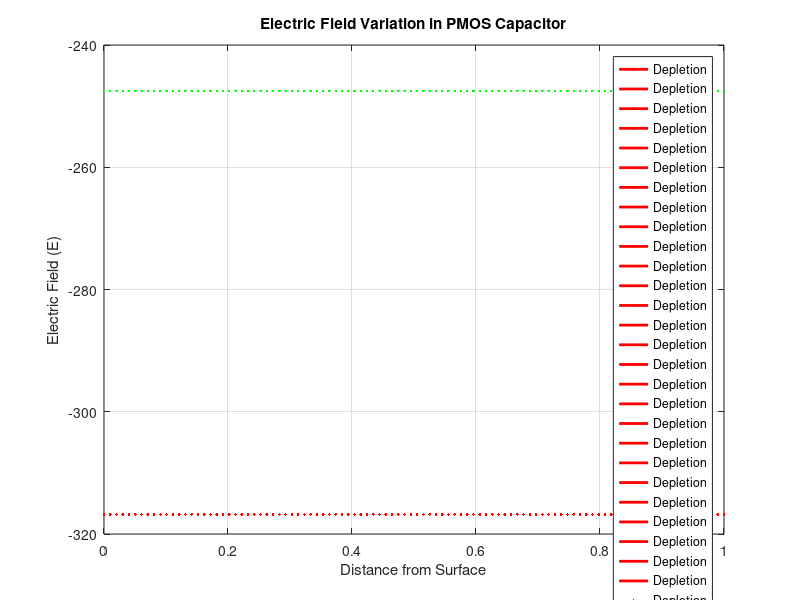

Source code (MATLAB):
% PMOS Capacitor Parameters
Vg = 2;          % Gate voltage
Vth = -0.5;      % Threshold voltage (negative for PMOS)
Vfb = -0.7;      % Flat-band voltage
phiF = 0.7;      % Fermi potential

% Calculate surface potential for depletion and inversion
psi_depletion = Vg - Vth - Vfb;
psi_inversion = Vg - Vth;

% Distance from the surface (arbitrary units)
x = linspace(0, 1, 100);

% Oxide capacitance per unit area (arbitrary units)
Cox = 1;

% Electric field calculations
E_depletion = -1/Cox * diff([0, psi_depletion]) / (x(2) - x(1));
E_inversion = -1/Cox * diff([0, psi_inversion]) / (x(2) - x(1));

% Plotting
figure;
plot(x, E_depletion, 'r', 'LineWidth', 2, 'DisplayName', 'Depletion');
hold on;
plot(x, E_inversion, 'g', 'LineWidth', 2, 'DisplayName', 'Inversion');
xlabel('Distance from Surface');
ylabel('Electric Field (E)');
title('Electric Field Variation in PMOS Capacitor');
legend('Location', 'Best');
grid on;
hold off;
